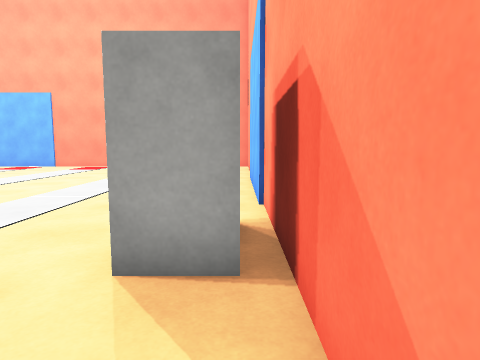
View 1 (above)

20 first-person views from a walk through a scene from a Unity 3-D project. The camera is 1.2 m above the floor, tilts 6° down and sees 75° across. Doors are open. The floor is counted in squares, 1 m on a side. Each view is taken from the middle of a square. On the plan, view 1 faces up. The plan holds only what a view shows up to about 13 squares ahead; the rest is blank. The player is left out. Surface patterns are stand-ins for the level's own textures.

View 2
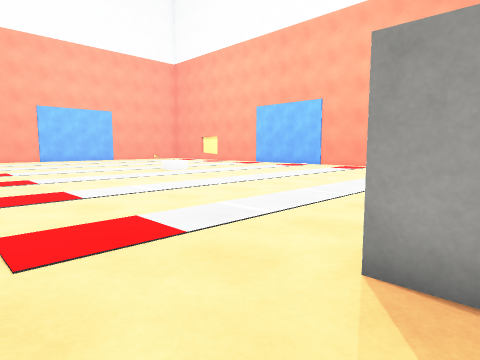

View 3
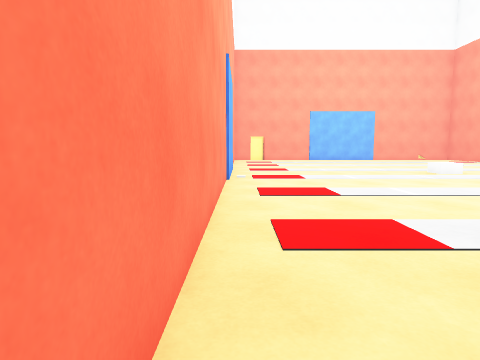

View 4
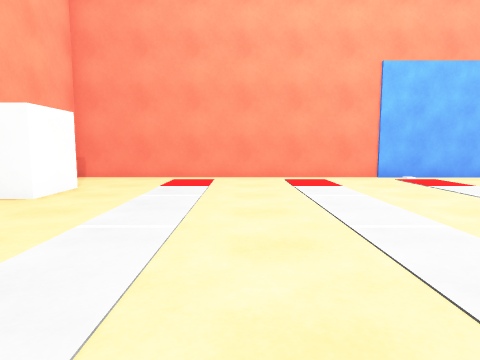

View 5
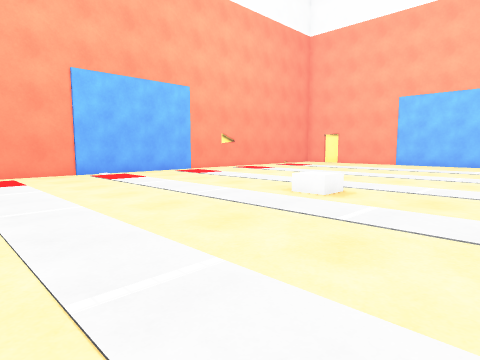

View 6
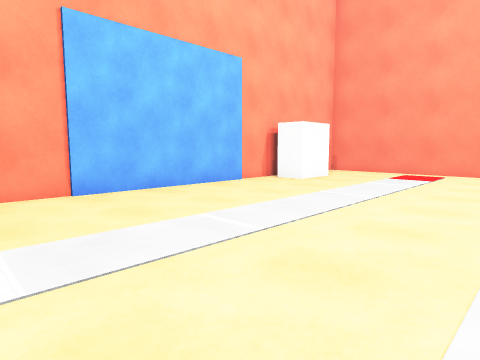

View 7
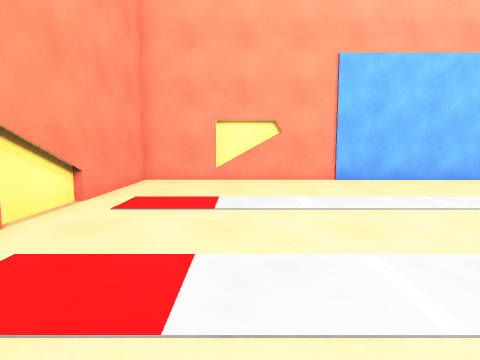

View 8
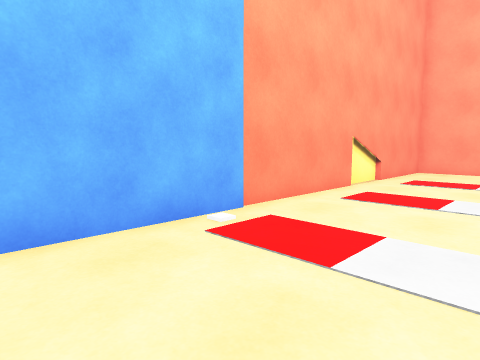

View 9
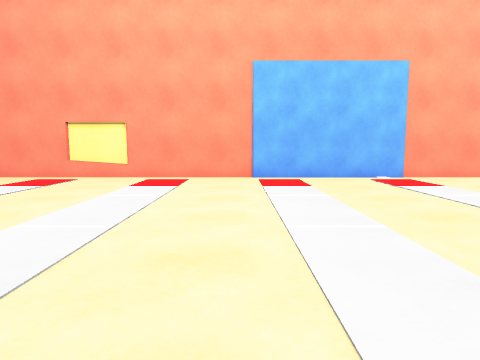

View 10
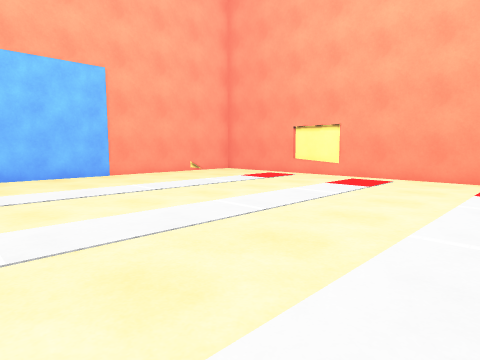

View 11
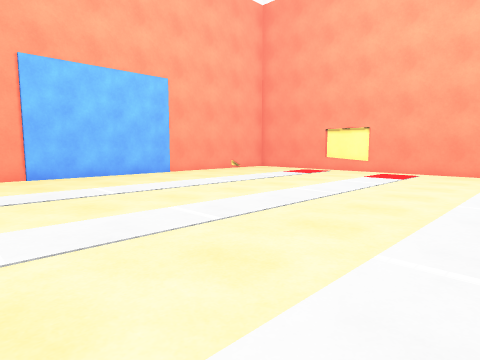

View 12
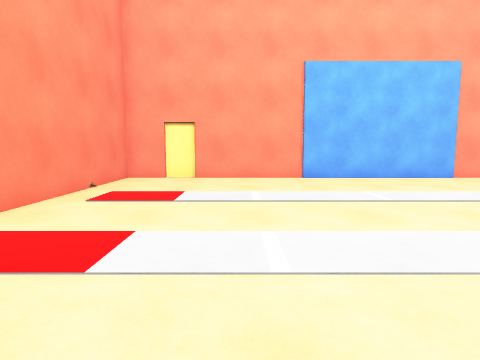

View 13
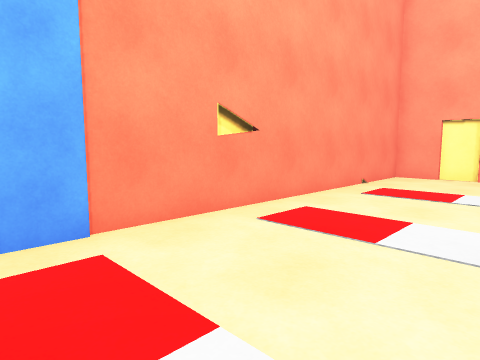

View 14
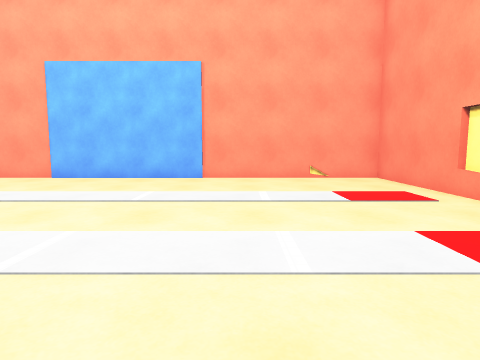

View 15
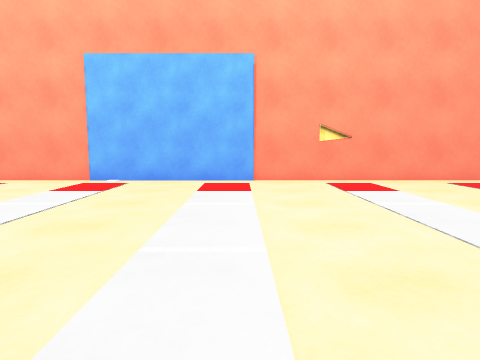

View 16
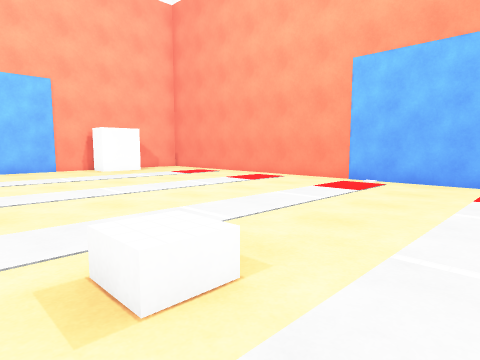

View 17
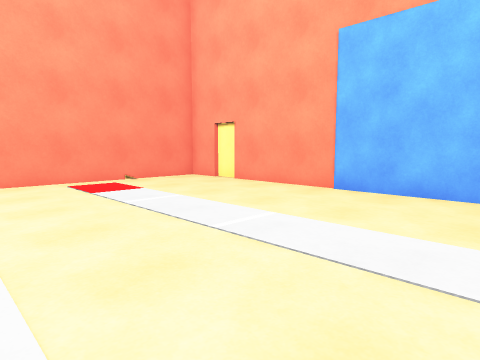

View 18
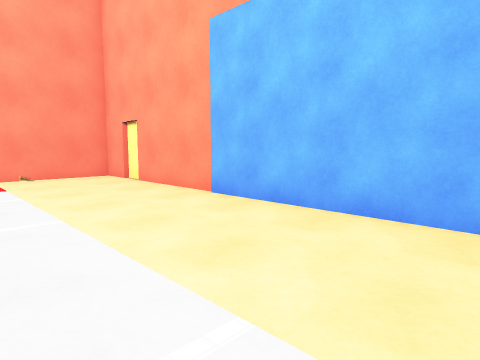

View 19
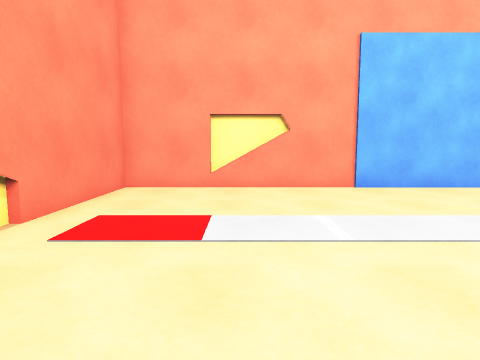

View 20
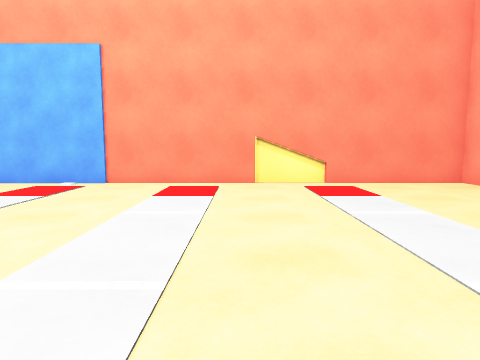

### Floor plan
Ten units are one square. View 1 is at (0, 0); x grows to the right and y downward. Boxes are objects, and circles mark ways between rooms. Rooms are numbered by the first view taken in them; rooms with no view inside come last. Other rooms are left out.
<svg viewBox="-302 -202 314 214">
<path fill="none" stroke="#000" d="M0 -28 -12 -28M-15 5 5 5 5 -40M-225 -197 -250 -197M-211 7 -199 7M-235 -195 -294 -195 -294 -21M-40 -197 -65 -197M-12 -28 -12 -48 0 -48M7 -146 7 -170M5 -40 5 -195 -225 -195M-297 -22 -297 -10M-294 -11 -294 5 -15 5M-297 -174 -297 -168"/>
<circle cx="-15" cy="-10" r="3" fill="#2a7"/>
<text x="0" y="-10">1</text>
<text x="-150" y="-100">2</text>
</svg>
Room 1 opens to room 2.

Where each view was taken, in squares from view 1:
view 1: 0 up, 0 right, facing up
view 2: 0 up, 0 right, facing up-left
view 3: 0 up, 0 right, facing left
view 4: 12 up, 6 left, facing down
view 5: 14 up, 7 left, facing down-left
view 6: 15 up, 8 left, facing down-right
view 7: 16 up, 11 left, facing right
view 8: 15 up, 16 left, facing up-right
view 9: 7 up, 18 left, facing up
view 10: 7 up, 16 left, facing up-left
view 11: 4 up, 16 left, facing up-left
view 12: 4 up, 17 left, facing left
view 13: 4 up, 16 left, facing down-left
view 14: 14 up, 17 left, facing left
view 15: 11 up, 17 left, facing down
view 16: 11 up, 17 left, facing down-right
view 17: 11 up, 21 left, facing down-left
view 18: 13 up, 24 left, facing down-left
view 19: 16 up, 9 left, facing right
view 20: 9 up, 7 left, facing up
